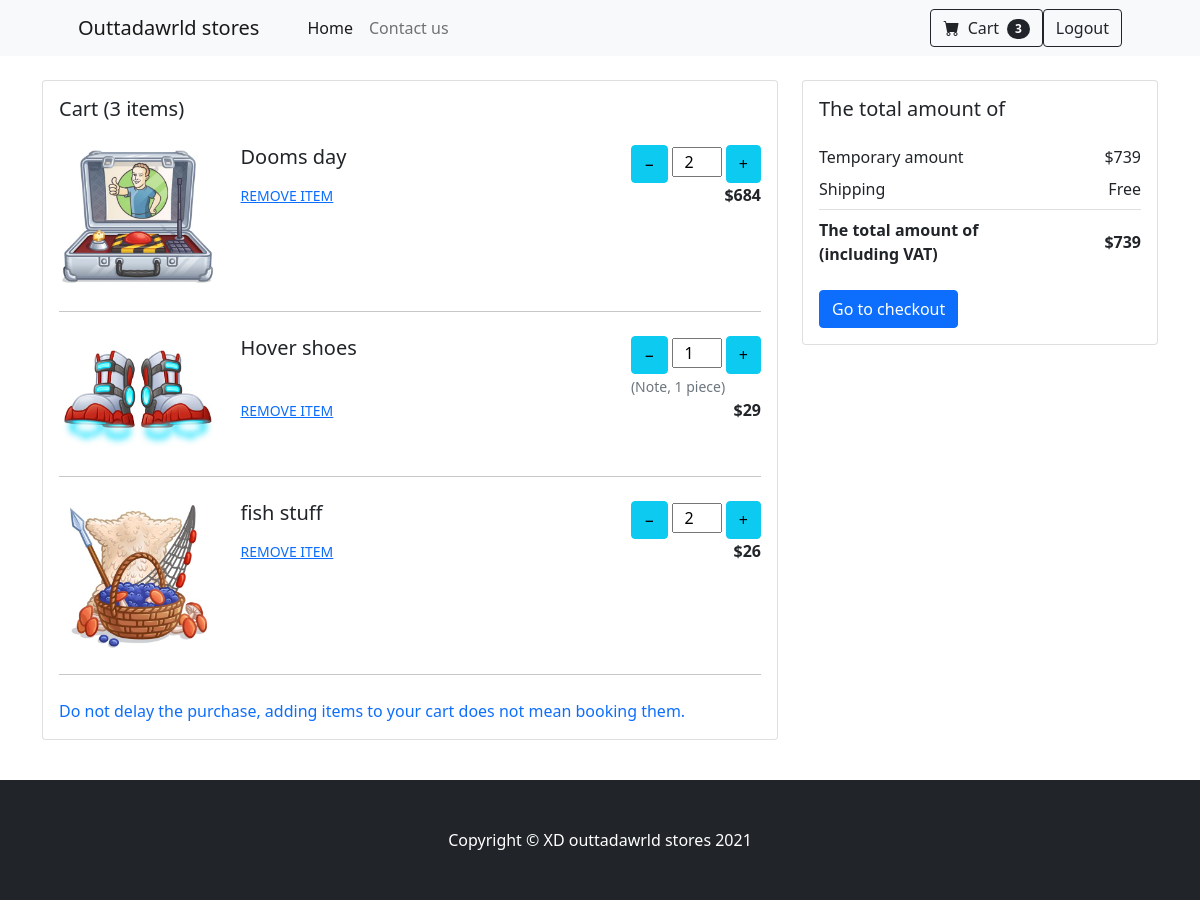
/cart (signed in), run on the app's committed database.
### website/models.py (models this page shows, shortened)
class CartProduct(db.Model):
    id = db.Column(db.Integer, primary_key=True)
    name = db.Column(db.String(64), unique=True)
    price = db.Column(db.Integer)
    img = db.Column(db.String(64))
    quantity = db.Column(db.Integer, default=1)
    user_id = db.Column(db.Integer, db.ForeignKey('user.id'))

### website/views.py (the view, shortened to what this page needs)
@views.route('/cart', methods=["GET", "POST"])
@login_required
def cart():
    return render_template('cart.html', user=current_user)

### website/__init__.py (called while the page is built)
def create_app():
    db.init_app(app)
    from .views import views
    from .auth import auth
    app.register_blueprint(views, url_prefix='/')
    app.register_blueprint(auth, url_prefix='/')
    from .models import User
    create_db(app)
    login_manager = LoginManager()
    login_manager.login_view = 'auth.login'
    login_manager.init_app(app)
    @login_manager.user_loader
    def load_user(id):
        return User.query.get(int(id))
    return app

### website/templates/cart.html (shortened to what this page needs)
{% extends "base.html" %} {% block title %}Cart{% endblock %}
{% block content %}
<br>
<section>
    <div class="row">
      <div class="col-lg-8">
        <div class="card wish-list mb-3">
          <div class="card-body">
            <h5 class="mb-4">Cart ({{user.cart|length}} items)</h5>
            {%for product in user.cart%}
            <div class="row mb-4">
              <div class="col-md-5 col-lg-3 col-xl-3">
                <div class="view zoom overlay z-depth-1 rounded mb-3 mb-md-0">
                  <img class="img-fluid w-100"
                    src="{{ url_for('static', filename='imgs/'+product.img) }}" alt="Sample">
                </div>
              </div>
              <div class="col-md-7 col-lg-9 col-xl-9">
                <div>
                  <div class="d-flex justify-content-between">
                    <div>
                      <h5>{{product.name}}</h5>
                    </div>
                    <div>
                      <div class="def-number-input number-input safari_only mb-0 w-100">
                        <button class='btn btn-info' onclick="changequantity({{product.id}}, 0)">&minus;</button>
                        <input style="text-align: center; width: 50px;" min="0" name="quantity" value="{{product.quantity}}" type="number">
                        <button class='btn btn-info' onclick="changequantity({{product.id}}, 1)">&plus;</button>
                      </div>
                      {% if product.quantity == 1 %}
                      <small class="form-text text-muted text-center">
                        (Note, 1 piece)
                      </small>
                      {% endif %}
                    </div>
                  </div>
                  <div class="d-flex justify-content-between align-items-center">
                    <div>
                      <a onclick="removefromcart({{product.id}})" type="button" class="card-link-secondary small text-uppercase mr-3"> Remove item </a>
                    </div>
                    <p class="mb-0"><span><strong>${{product.quantity*product.price}}</strong></span></p>
                  </div>
                </div>
              </div>
            </div>
            <hr class="mb-4">
            {% endfor %}
            <p class="text-primary mb-0"> Do not delay the purchase, adding
              items to your cart does not mean booking them.</p>
          </div>
        </div>
      </div>
      <div class="col-lg-4">
        <div class="card mb-3">
          <div class="card-body">
            <h5 class="mb-3">The total amount of</h5>
            <ul class="list-group list-group-flush">
              <li class="list-group-item d-flex justify-content-between align-items-center border-0 px-0 pb-0">
                Temporary amount
                <span>
                  {% set count = namespace(value=0) %}
                  {% for product in user.cart %}
                    {% set count.value = count.value + product.quantity*product.price %}
                  {% endfor %}
                  ${{ count.value }}
                </span>
              </li>
              <li class="list-group-item d-flex justify-content-between align-items-center px-0">
                Shipping
                <span>Free</span>
              </li>
              <li class="list-group-item d-flex justify-content-between align-items-center border-0 px-0 mb-3">
                <div>
                  <strong>The total amount of</strong>
                  <strong>
                    <p class="mb-0">(including VAT)</p>
                  </strong>
                </div>
                <span><strong>${{ count.value }}</strong></span>
              </li>
            </ul>
            <button id="checkoutModalbtn" class="btn btn-primary btn-block waves-effect waves-light">Go to checkout</button>
          </div>
        </div>
      </div>
    </div>
{% endblock %}

### data on the page
CartProduct: img (picture), name "Dooms day", quantity "2", product.quantity*product.price "684"
CartProduct: img (picture), name "Hover shoes", quantity "1", shows "(Note, 1 piece)", product.quantity*product.price "29"
CartProduct: img (picture), name "fish stuff", quantity "2", product.quantity*product.price "26"

### other printed values
{{ user.cart|length }} "3"
{{ count.value }} "739"
